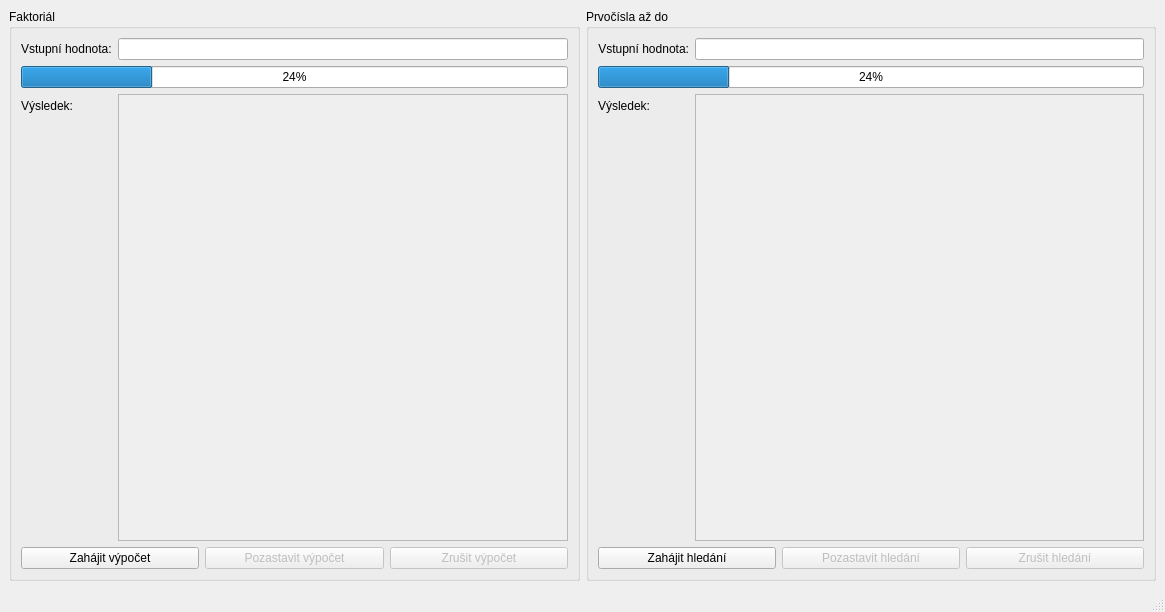
<?xml version="1.0" encoding="UTF-8"?>
<ui version="4.0">
 <class>MainWindow</class>
 <widget class="QMainWindow" name="MainWindow">
  <property name="geometry">
   <rect>
    <x>0</x>
    <y>0</y>
    <width>1165</width>
    <height>612</height>
   </rect>
  </property>
  <property name="windowTitle">
   <string>MainWindow</string>
  </property>
  <widget class="QWidget" name="centralwidget">
   <layout class="QHBoxLayout" name="horizontalLayout">
    <item>
     <widget class="QGroupBox" name="gbFactorial">
      <property name="title">
       <string>Faktoriál</string>
      </property>
      <layout class="QFormLayout" name="formLayout">
       <item row="0" column="0">
        <widget class="QLabel" name="lFactorialValue">
         <property name="text">
          <string>Vstupní hodnota:</string>
         </property>
        </widget>
       </item>
       <item row="0" column="1">
        <widget class="QLineEdit" name="leFactorialValue"/>
       </item>
       <item row="1" column="0" colspan="2">
        <widget class="QProgressBar" name="pbFactorial">
         <property name="value">
          <number>24</number>
         </property>
        </widget>
       </item>
       <item row="2" column="0">
        <widget class="QLabel" name="lblFactorialResult">
         <property name="text">
          <string>Výsledek:</string>
         </property>
        </widget>
       </item>
       <item row="2" column="1">
        <widget class="QScrollArea" name="scrollArea_2">
         <property name="sizeAdjustPolicy">
          <enum>QAbstractScrollArea::AdjustToContents</enum>
         </property>
         <property name="widgetResizable">
          <bool>true</bool>
         </property>
         <widget class="QWidget" name="scrollAreaWidgetContents_2">
          <property name="geometry">
           <rect>
            <x>0</x>
            <y>0</y>
            <width>452</width>
            <height>423</height>
           </rect>
          </property>
          <layout class="QVBoxLayout" name="verticalLayout">
           <item>
            <widget class="QLabel" name="lblFactorialResultValue">
             <property name="maximumSize">
              <size>
               <width>800</width>
               <height>16777215</height>
              </size>
             </property>
             <property name="text">
              <string/>
             </property>
             <property name="wordWrap">
              <bool>true</bool>
             </property>
            </widget>
           </item>
          </layout>
         </widget>
        </widget>
       </item>
       <item row="3" column="0" colspan="2">
        <layout class="QHBoxLayout" name="horizontalLayout_2">
         <item>
          <widget class="QPushButton" name="btnFactorialStart">
           <property name="text">
            <string>Zahájit výpočet</string>
           </property>
          </widget>
         </item>
         <item>
          <widget class="QPushButton" name="btnFactorialPauseOrResume">
           <property name="enabled">
            <bool>false</bool>
           </property>
           <property name="text">
            <string>Pozastavit výpočet</string>
           </property>
          </widget>
         </item>
         <item>
          <widget class="QPushButton" name="btnFactorialCancel">
           <property name="enabled">
            <bool>false</bool>
           </property>
           <property name="text">
            <string>Zrušit výpočet</string>
           </property>
          </widget>
         </item>
        </layout>
       </item>
      </layout>
     </widget>
    </item>
    <item>
     <widget class="QGroupBox" name="gbEratosthenes">
      <property name="title">
       <string>Prvočísla až do</string>
      </property>
      <layout class="QFormLayout" name="formLayout_2">
       <item row="0" column="0">
        <widget class="QLabel" name="lErastothenesValue">
         <property name="text">
          <string>Vstupní hodnota:</string>
         </property>
         <property name="alignment">
          <set>Qt::AlignRight|Qt::AlignTrailing|Qt::AlignVCenter</set>
         </property>
        </widget>
       </item>
       <item row="0" column="1">
        <widget class="QLineEdit" name="leErastothenesValue"/>
       </item>
       <item row="1" column="0" colspan="2">
        <widget class="QProgressBar" name="pbEratosthenes">
         <property name="value">
          <number>24</number>
         </property>
        </widget>
       </item>
       <item row="2" column="0">
        <widget class="QLabel" name="lblEratosthenesResult">
         <property name="text">
          <string>Výsledek:</string>
         </property>
        </widget>
       </item>
       <item row="2" column="1">
        <widget class="QScrollArea" name="scrollArea">
         <property name="widgetResizable">
          <bool>true</bool>
         </property>
         <widget class="QWidget" name="scrollAreaWidgetContents">
          <property name="geometry">
           <rect>
            <x>0</x>
            <y>0</y>
            <width>451</width>
            <height>423</height>
           </rect>
          </property>
          <layout class="QVBoxLayout" name="verticalLayout_2">
           <item>
            <widget class="QLabel" name="lblEratosthenesResultValue">
             <property name="text">
              <string/>
             </property>
            </widget>
           </item>
          </layout>
         </widget>
        </widget>
       </item>
       <item row="3" column="0" colspan="2">
        <layout class="QHBoxLayout" name="horizontalLayout_3">
         <item>
          <widget class="QPushButton" name="btnEratosthenesStart">
           <property name="text">
            <string>Zahájit hledání</string>
           </property>
          </widget>
         </item>
         <item>
          <widget class="QPushButton" name="btnEratosthenesPauseOrResume">
           <property name="enabled">
            <bool>false</bool>
           </property>
           <property name="text">
            <string>Pozastavit hledání</string>
           </property>
          </widget>
         </item>
         <item>
          <widget class="QPushButton" name="btnEratosthenesCancel">
           <property name="enabled">
            <bool>false</bool>
           </property>
           <property name="text">
            <string>Zrušit hledání</string>
           </property>
          </widget>
         </item>
        </layout>
       </item>
      </layout>
     </widget>
    </item>
   </layout>
  </widget>
  <widget class="QMenuBar" name="menubar">
   <property name="geometry">
    <rect>
     <x>0</x>
     <y>0</y>
     <width>1165</width>
     <height>22</height>
    </rect>
   </property>
  </widget>
  <widget class="QStatusBar" name="statusbar"/>
 </widget>
 <resources/>
 <connections/>
</ui>
